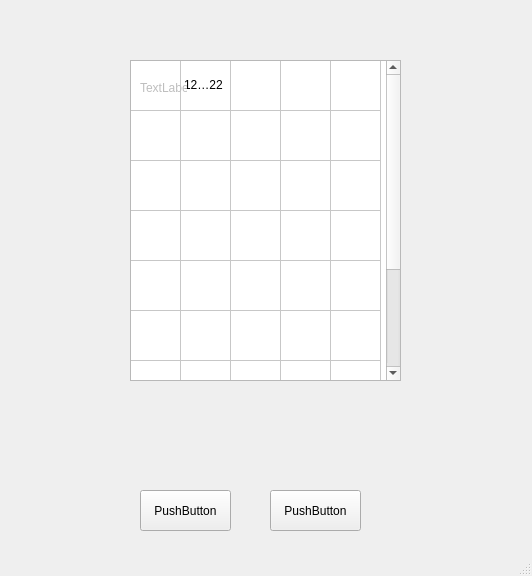
<?xml version="1.0" encoding="UTF-8"?>
<ui version="4.0">
 <class>MainWindow</class>
 <widget class="QMainWindow" name="MainWindow">
  <property name="geometry">
   <rect>
    <x>0</x>
    <y>0</y>
    <width>532</width>
    <height>576</height>
   </rect>
  </property>
  <property name="windowTitle">
   <string>MainWindow</string>
  </property>
  <property name="autoFillBackground">
   <bool>false</bool>
  </property>
  <property name="documentMode">
   <bool>false</bool>
  </property>
  <widget class="QWidget" name="centralwidget">
   <widget class="QPushButton" name="pushButton_testA">
    <property name="geometry">
     <rect>
      <x>140</x>
      <y>490</y>
      <width>91</width>
      <height>41</height>
     </rect>
    </property>
    <property name="text">
     <string>PushButton</string>
    </property>
   </widget>
   <widget class="QPushButton" name="pushButton_testB">
    <property name="geometry">
     <rect>
      <x>270</x>
      <y>490</y>
      <width>91</width>
      <height>41</height>
     </rect>
    </property>
    <property name="text">
     <string>PushButton</string>
    </property>
   </widget>
   <widget class="QTableWidget" name="tableWidget">
    <property name="geometry">
     <rect>
      <x>130</x>
      <y>60</y>
      <width>271</width>
      <height>321</height>
     </rect>
    </property>
    <property name="mouseTracking">
     <bool>true</bool>
    </property>
    <property name="autoFillBackground">
     <bool>true</bool>
    </property>
    <property name="lineWidth">
     <number>1</number>
    </property>
    <property name="dragEnabled">
     <bool>true</bool>
    </property>
    <property name="iconSize">
     <size>
      <width>100</width>
      <height>100</height>
     </size>
    </property>
    <property name="textElideMode">
     <enum>Qt::ElideMiddle</enum>
    </property>
    <property name="showGrid">
     <bool>true</bool>
    </property>
    <property name="sortingEnabled">
     <bool>false</bool>
    </property>
    <property name="rowCount">
     <number>9</number>
    </property>
    <property name="columnCount">
     <number>5</number>
    </property>
    <attribute name="horizontalHeaderVisible">
     <bool>false</bool>
    </attribute>
    <attribute name="horizontalHeaderDefaultSectionSize">
     <number>50</number>
    </attribute>
    <attribute name="horizontalHeaderHighlightSections">
     <bool>true</bool>
    </attribute>
    <attribute name="horizontalHeaderMinimumSectionSize">
     <number>50</number>
    </attribute>
    <attribute name="verticalHeaderVisible">
     <bool>false</bool>
    </attribute>
    <attribute name="verticalHeaderDefaultSectionSize">
     <number>50</number>
    </attribute>
    <attribute name="verticalHeaderMinimumSectionSize">
     <number>50</number>
    </attribute>
    <row/>
    <row/>
    <row/>
    <row/>
    <row/>
    <row/>
    <row/>
    <row/>
    <row/>
    <column/>
    <column/>
    <column/>
    <column/>
    <column/>
    <item row="0" column="0">
     <property name="text">
      <string/>
     </property>
     <property name="icon">
      <iconset>
       <normaloff>icons/-__check_done_accept_ok-512.png</normaloff>icons/-__check_done_accept_ok-512.png</iconset>
     </property>
    </item>
    <item row="0" column="1">
     <property name="text">
      <string>12121212121221212122</string>
     </property>
    </item>
   </widget>
   <widget class="QLabel" name="label">
    <property name="enabled">
     <bool>false</bool>
    </property>
    <property name="geometry">
     <rect>
      <x>140</x>
      <y>80</y>
      <width>47</width>
      <height>16</height>
     </rect>
    </property>
    <property name="text">
     <string>TextLabel</string>
    </property>
   </widget>
  </widget>
  <widget class="QStatusBar" name="statusbar"/>
 </widget>
 <resources/>
 <connections/>
</ui>
